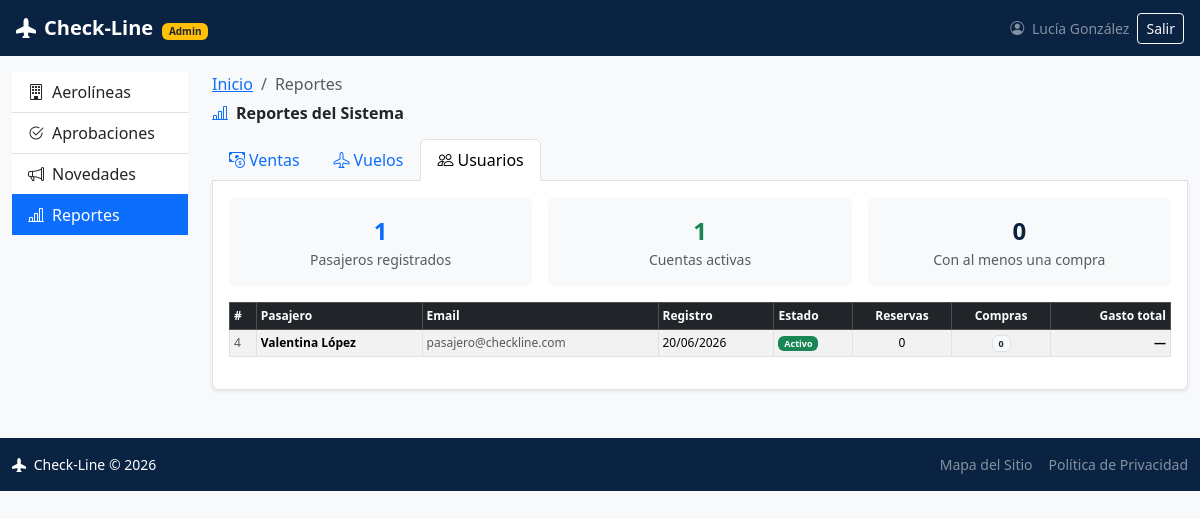
Screenshot of /admin/reportes.php?tab=usuarios (signed in) with the database file from the repository.
### tables this page shows
CREATE TABLE usuarios (
  id_usuario        INT AUTO_INCREMENT PRIMARY KEY,
  nombre            VARCHAR(60)  NOT NULL,
  apellido          VARCHAR(60)  NOT NULL,
  email             VARCHAR(120) NOT NULL UNIQUE,
  password_hash     VARCHAR(255) NOT NULL,
  id_rol            INT NOT NULL,
  activo            TINYINT(1) NOT NULL DEFAULT 0,    
  token_validacion  VARCHAR(100) NULL,
  fecha_registro    DATETIME NOT NULL DEFAULT CURRENT_TIMESTAMP,
  CONSTRAINT fk_usuario_rol FOREIGN KEY (id_rol) REFERENCES roles(id_rol)
);

### admin/reportes.php (the view, shortened to what this page needs)
<?php
$pdo = getConexion();
$fechaDesde = $_GET['desde'] ?? date('Y-m-01');
$fechaHasta = $_GET['hasta'] ?? date('Y-m-d');
$tabActiva  = $_GET['tab']   ?? 'ventas';
$stmtVentas = $pdo->prepare("
    SELECT r.id_reserva, r.fecha_reserva, r.precio_final,
           u.nombre AS pasajero_nombre, u.apellido AS pasajero_apellido, u.email AS pasajero_email,
           v.codigo_vuelo, v.origen, v.destino, v.fecha_salida,
           a.nombre AS aerolinea
    FROM reservas r
    INNER JOIN usuarios   u ON u.id_usuario   = r.id_usuario
    INNER JOIN vuelos     v ON v.id_vuelo     = r.id_vuelo
    INNER JOIN aerolineas a ON a.id_aerolinea = v.id_aerolinea
    WHERE r.estado = 'Confirmada'
      AND DATE(r.fecha_reserva) BETWEEN :desde AND :hasta
    ORDER BY r.fecha_reserva DESC
");
$stmtVentas->execute(['desde' => $fechaDesde, 'hasta' => $fechaHasta]);
$ventas = $stmtVentas->fetchAll();
$totalVentas   = count($ventas);
$totalIngresos = array_sum(array_column($ventas, 'precio_final'));
$usuarios = $pdo->query("
    SELECT u.id_usuario, u.nombre, u.apellido, u.email, u.fecha_registro, u.activo,
           COUNT(r.id_reserva) AS total_reservas,
           SUM(CASE WHEN r.estado = 'Confirmada' THEN 1 ELSE 0 END) AS compras,
           COALESCE(SUM(CASE WHEN r.estado = 'Confirmada' THEN r.precio_final ELSE 0 END), 0) AS gasto_total
    FROM usuarios u
    INNER JOIN roles ro ON ro.id_rol = u.id_rol AND ro.nombre_rol = 'pasajero'
    LEFT  JOIN reservas r ON r.id_usuario = u.id_usuario
    GROUP BY u.id_usuario
    ORDER BY compras DESC, u.fecha_registro DESC
")->fetchAll();
require __DIR__ . '/../includes/header.php';
?>
<nav aria-label="breadcrumb"><ol class="breadcrumb small mb-2">
  <li class="breadcrumb-item"><a href="aerolineas.php">Inicio</a></li>
  <li class="breadcrumb-item active">Reportes</li>
</ol></nav>
<h6 class="fw-semibold mb-3"><i class="bi bi-bar-chart-line me-2 text-primary"></i>Reportes del Sistema</h6>
<ul class="nav nav-tabs mb-0" role="tablist">
  <li class="nav-item">
    <a class="nav-link <?= $tabActiva === 'ventas'   ? 'active' : '' ?>" href="?tab=ventas">
      <i class="bi bi-cash-coin me-1"></i>Ventas
    </a>
  </li>
  <li class="nav-item">
    <a class="nav-link <?= $tabActiva === 'vuelos'   ? 'active' : '' ?>" href="?tab=vuelos">
      <i class="bi bi-airplane me-1"></i>Vuelos
    </a>
  </li>
  <li class="nav-item">
    <a class="nav-link <?= $tabActiva === 'usuarios' ? 'active' : '' ?>" href="?tab=usuarios">
      <i class="bi bi-people me-1"></i>Usuarios
    </a>
  </li>
</ul>
<div class="border border-top-0 rounded-bottom bg-white p-3 shadow-sm mb-4">
<?php if ($tabActiva === 'ventas'): ?>
  <form method="GET" class="row g-2 mb-3 align-items-end">
    <input type="hidden" name="tab" value="ventas">
    <div class="col-md-3">
      <label class="form-label small fw-semibold mb-1">Desde</label>
      <input type="date" name="desde" class="form-control form-control-sm" value="<?= htmlspecialchars($fechaDesde) ?>">
    </div>
    <div class="col-md-3">
      <label class="form-label small fw-semibold mb-1">Hasta</label>
      <input type="date" name="hasta" class="form-control form-control-sm" value="<?= htmlspecialchars($fechaHasta) ?>">
    </div>
    <div class="col-md-2">
      <button type="submit" class="btn btn-primary btn-sm w-100"><i class="bi bi-funnel me-1"></i>Filtrar</button>
    </div>
    <div class="col-md-2">
      <a href="?tab=ventas" class="btn btn-outline-secondary btn-sm w-100">Limpiar</a>
    </div>
  </form>
  <div class="row g-3 mb-3">
    <div class="col-sm-4">
      <div class="card border-0 bg-light text-center py-3">
        <div class="fw-bold fs-3 text-primary"><?= $totalVentas ?></div>
        <div class="small text-muted">Ventas en el período</div>
      </div>
    </div>
    <div class="col-sm-4">
      <div class="card border-0 bg-light text-center py-3">
        <div class="fw-bold fs-4 text-success">$<?= number_format($totalIngresos, 0, ',', '.') ?></div>
        <div class="small text-muted">Ingresos totales</div>
      </div>
    </div>
    <div class="col-sm-4">
      <div class="card border-0 bg-light text-center py-3">
        <div class="fw-bold fs-4" style="color:#0A2342;">
          $<?= $totalVentas > 0 ? number_format($totalIngresos / $totalVentas, 0, ',', '.') : '0' ?>
        </div>
        <div class="small text-muted">Ticket promedio</div>
      </div>
    </div>
  </div>
  <?php if (empty($ventas)): ?>
    <div class="alert alert-info small"><i class="bi bi-info-circle me-2"></i>No hay ventas confirmadas en el período seleccionado.</div>
  <?php else: ?>
  <div class="table-responsive">
    <table class="table table-sm table-striped table-bordered align-middle" style="font-size:12px;">
      <thead class="table-dark">
        <tr>
          <th>#</th><th>Fecha</th><th>Pasajero</th><th>Vuelo</th><th>Aerolínea</th><th>Salida</th><th class="text-end">Importe</th>
        </tr>
      </thead>
      <tbody>
        <?php foreach ($ventas as $v): ?>
        <tr>
          <td class="text-muted"><?= (int) $v['id_reserva'] ?></td>
          <td><?= date('d/m/Y', strtotime($v['fecha_reserva'])) ?></td>
          <td>
            <?= htmlspecialchars($v['pasajero_nombre'] . ' ' . $v['pasajero_apellido']) ?>
            <div class="text-muted" style="font-size:10px;"><?= htmlspecialchars($v['pasajero_email']) ?></div>
          </td>
          <td>
            <span class="badge bg-secondary"><?= htmlspecialchars($v['codigo_vuelo']) ?></span>
            <div class="text-muted" style="font-size:10px;"><?= htmlspecialchars($v['origen']) ?> → <?= htmlspecialchars($v['destino']) ?></div>
          </td>
          <td><?= htmlspecialchars($v['aerolinea']) ?></td>
          <td><?= date('d/m/Y', strtotime($v['fecha_salida'])) ?></td>
          <td class="text-end fw-bold">$<?= number_format((float) $v['precio_final'], 0, ',', '.') ?></td>
        </tr>
        <?php endforeach; ?>
      </tbody>
      <tfoot class="table-light">
        <tr>
          <td colspan="6" class="text-end fw-bold">Total período:</td>
          <td class="text-end fw-bold text-success">$<?= number_format($totalIngresos, 0, ',', '.') ?></td>
        </tr>
      </tfoot>
    </table>
  </div>
  <?php endif; ?>
<?php elseif ($tabActiva === 'usuarios'): ?>
  <?php
  $totalPasajeros = count($usuarios);
  $activados      = count(array_filter($usuarios, fn($u) => (int) $u['activo'] === 1));
  $conCompras     = count(array_filter($usuarios, fn($u) => (int) $u['compras'] > 0));
  ?>
  <div class="row g-3 mb-3">
    <div class="col-sm-4">
      <div class="card border-0 bg-light text-center py-3">
        <div class="fw-bold fs-4 text-primary"><?= $totalPasajeros ?></div>
        <div class="small text-muted">Pasajeros registrados</div>
      </div>
    </div>
    <div class="col-sm-4">
      <div class="card border-0 bg-light text-center py-3">
        <div class="fw-bold fs-4 text-success"><?= $activados ?></div>
        <div class="small text-muted">Cuentas activas</div>
      </div>
    </div>
    <div class="col-sm-4">
      <div class="card border-0 bg-light text-center py-3">
        <div class="fw-bold fs-4" style="color:#0A2342;"><?= $conCompras ?></div>
        <div class="small text-muted">Con al menos una compra</div>
      </div>
    </div>
  </div>
  <?php if (empty($usuarios)): ?>
    <div class="alert alert-info small"><i class="bi bi-info-circle me-2"></i>No hay pasajeros registrados.</div>
  <?php else: ?>
  <div class="table-responsive">
    <table class="table table-sm table-striped table-bordered align-middle" style="font-size:12px;">
      <thead class="table-dark">
        <tr><th>#</th><th>Pasajero</th><th>Email</th><th>Registro</th><th>Estado</th><th class="text-center">Reservas</th><th class="text-center">Compras</th><th class="text-end">Gasto total</th></tr>
      </thead>
      <tbody>
        <?php foreach ($usuarios as $u): ?>
        <tr>
          <td class="text-muted"><?= (int) $u['id_usuario'] ?></td>
          <td class="fw-semibold"><?= htmlspecialchars($u['nombre'] . ' ' . $u['apellido']) ?></td>
          <td class="text-muted"><?= htmlspecialchars($u['email']) ?></td>
          <td><?= date('d/m/Y', strtotime($u['fecha_registro'])) ?></td>
          <td>
            <?php if ((int) $u['activo'] === 1): ?>
              <span class="badge bg-success">Activo</span>
            <?php else: ?>
              <span class="badge bg-secondary">Sin activar</span>
            <?php endif; ?>
          </td>
          <td class="text-center"><?= (int) $u['total_reservas'] ?></td>
          <td class="text-center">
            <span class="badge <?= $u['compras'] > 0 ? 'bg-primary' : 'bg-light text-dark border' ?>">
              <?= (int) $u['compras'] ?>
            </span>
          </td>
          <td class="text-end fw-semibold">
            <?= $u['gasto_total'] > 0 ? '$' . number_format((float) $u['gasto_total'], 0, ',', '.') : '—' ?>
          </td>
        </tr>
        <?php endforeach; ?>
      </tbody>
    </table>
  </div>
  <?php endif; ?>
<?php endif; ?>
</div>
<?php require __DIR__ . '/../includes/footer.php'; ?>

### rows the page displays
usuarios: activo "1", id_usuario "4", nombre+apellido "Valentina López", email "pasajero@checkline.com", fecha_registro "20/06/2026", shows "Activo", total_reservas "0", compras "0"

### other values shown
nombreUsuarioActual() "Lucía González"
$totalPasajeros "1"
$conCompras "0"
